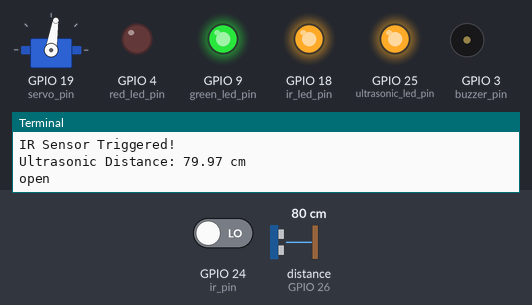
Recording of a program running on a simulated Raspberry Pi (BCM pin numbers). On the bench: servo, output pins drawn as LEDs (lit = HIGH), buzzer (waves = sounding, pin HIGH), the last lines printed to the terminal. The test bench sets the inputs (shaded band); at power-on: GPIO 24 (ir_pin) LOW, distance to the obstacle (sensor on GPIO 26) 80 cm. The echo pulse lasts 58.3 µs per cm; servo angles are drawn from the pulse width (0.5 ms = 0°, 2.5 ms = 180°); the clock reads 2024-03-15 10:24:30 at power-on unless the program sets it; pins used as bus, display or sensor lines are not drawn.

Above: at 1.2 s.
1.3 s: GPIO 24 (ir_pin) driven HIGH
At 3.2 s:
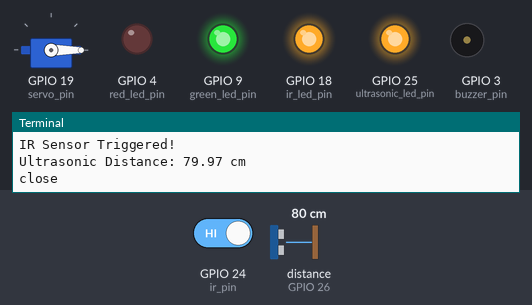
3.5 s: distance to the obstacle (sensor on GPIO 26) set to 6 cm
5.2 s: distance to the obstacle (sensor on GPIO 26) set to 3 cm
At 6.8 s:
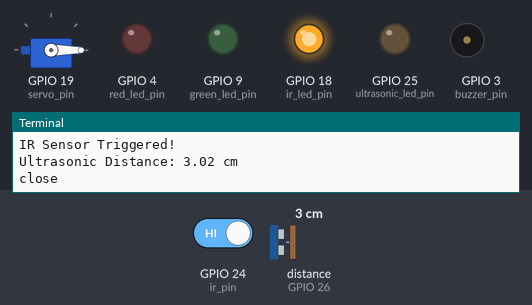
7.5 s: GPIO 24 (ir_pin) driven LOW
At 8.4 s:
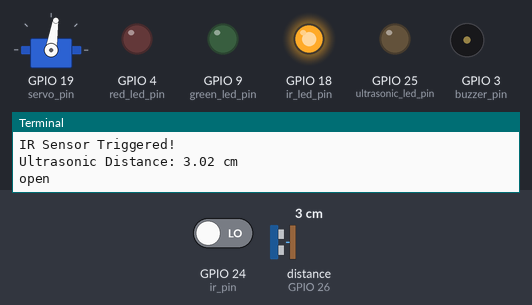
9.5 s: distance to the obstacle (sensor on GPIO 26) set to 2 cm
At 11.2 s:
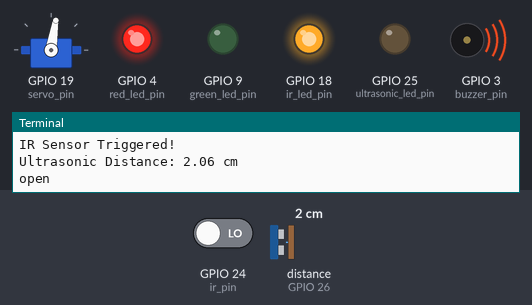
11.5 s: GPIO 24 (ir_pin) driven HIGH
At 12.8 s:
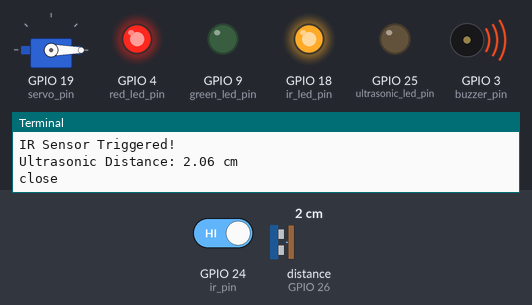
Timing chart, 0 to 14.5 s (numbered marks = the images above; inputs shaded):
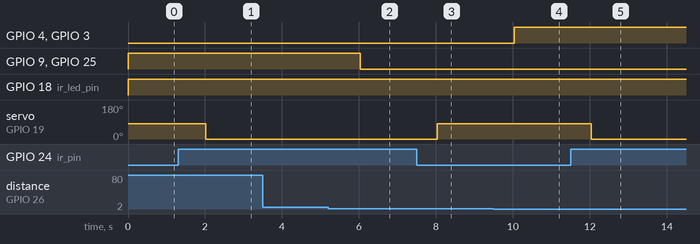

Measured:
- the behaviour switches between 5 and 4 cm on distance to the obstacle (sensor on GPIO 26) (found by bisection; images 1 and 2)
- after the input at 1.3 s, servo on GPIO 19 (servo_pin): 81° → 0° after 0.72 s
- after the input at 5.2 s, GPIO 9 (green_led_pin), GPIO 25 (ultrasonic_led_pin): HIGH → LOW after 0.83 s
- after the input at 7.5 s, servo on GPIO 19 (servo_pin): 0° → 81° after 0.53 s
- after the input at 9.5 s, GPIO 4 (red_led_pin), GPIO 3 (buzzer_pin): LOW → HIGH after 0.53 s
- after the input at 11.5 s, servo on GPIO 19 (servo_pin): 81° → 0° after 0.54 s

The program:

sms.py
```python
import RPi.GPIO as g
import time

# Pin Definitions
ir_sensor_pin = 17
ir_led_pin = 18
ultrasonic_trig_pin = 23
ultrasonic_echo_pin = 26
ultrasonic_led_pin = 25
servo_pin = 19
ir_pin = 24
red_led_pin = 4
green_led_pin = 9
buzzer_pin = 3

# Setup GPIO
g.setwarnings(False)
g.setmode(g.BCM)

g.setup(ir_sensor_pin, g.IN)
g.setup(ir_led_pin, g.OUT)
g.setup(ultrasonic_trig_pin, g.OUT)
g.setup(ultrasonic_echo_pin, g.IN)
g.setup(ultrasonic_led_pin, g.OUT)
g.setup(servo_pin, g.OUT)
g.setup(ir_pin, g.IN)
g.setup(red_led_pin, g.OUT)
g.setup(green_led_pin, g.OUT)
g.setup(buzzer_pin, g.OUT)

# Initialize PWM for the servo
spwm = g.PWM(servo_pin, 50)
spwm.start(0)

# Function to read IR sensor
def read_ir_sensor():
    return g.input(ir_sensor_pin)

# Function to control IR LED
def control_ir_led(state):
    g.output(ir_led_pin, state)

# Function to read ultrasonic sensor
def read_ultrasonic_sensor():
    g.output(ultrasonic_trig_pin, True)
    time.sleep(0.00001)
    g.output(ultrasonic_trig_pin, False)

    start_time = time.time()
    stop_time = time.time()

    while g.input(ultrasonic_echo_pin) == 0:
        start_time = time.time()

    while g.input(ultrasonic_echo_pin) == 1:
        stop_time = time.time()

    elapsed_time = stop_time - start_time
    distance = (elapsed_time * 34300) / 2  # Speed of sound is 343 m/s

    return distance

# Function to control ultrasonic LED
def control_ultrasonic_led(state):
    g.output(ultrasonic_led_pin, state)

try:
    while True:
        ir_state = read_ir_sensor()
        ultrasonic_distance = read_ultrasonic_sensor()

        if ir_state == g.HIGH:
            print("IR Sensor Triggered!")
            control_ir_led(g.HIGH)  # Turn on IR LED
        else:
            control_ir_led(g.LOW)  # Turn off IR LED

        print(f"Ultrasonic Distance: {ultrasonic_distance:.2f} cm")

        if 3 <= ultrasonic_distance <= 5:
            # Adjust the distance threshold as needed
            g.output(red_led_pin, g.LOW)  # Turn off red LED
            g.output(green_led_pin, g.LOW)  # Turn off green LED
            g.output(buzzer_pin, g.LOW)  # Turn off buzzer
            control_ultrasonic_led(g.LOW)  # Turn on Ultrasonic LED
        elif ultrasonic_distance < 3:
            g.output(red_led_pin, g.HIGH)  # Turn on red LED
            g.output(green_led_pin, g.LOW)  # Turn off green LED
            g.output(buzzer_pin, g.HIGH)  # Turn on buzzer
            control_ultrasonic_led(g.LOW)  # Turn off Ultrasonic LED
        else:
            control_ultrasonic_led(g.HIGH)  # Turn off Ultrasonic LED
            g.output(red_led_pin, g.LOW)  # Turn off red LED
            g.output(green_led_pin, g.HIGH)  # Turn on green LED
            g.output(buzzer_pin, g.LOW)  # Turn off buzzer

        if g.input(ir_pin) == g.HIGH or (g.input(ultrasonic_led_pin) == g.HIGH or g.input(ir_led_pin) == g.HIGH):
            if g.input(ir_pin) == g.HIGH:
                print("close")
                spwm.ChangeDutyCycle(2)
                time.sleep(1)
            elif g.input(ir_pin) == g.LOW:
                print("open")
                spwm.ChangeDutyCycle(7)
                time.sleep(1)
            else:
                print("no place")
                spwm.ChangeDutyCycle(2)
                time.sleep(1)

except KeyboardInterrupt:
    pass

finally:
    spwm.stop()
    g.cleanup()
```
